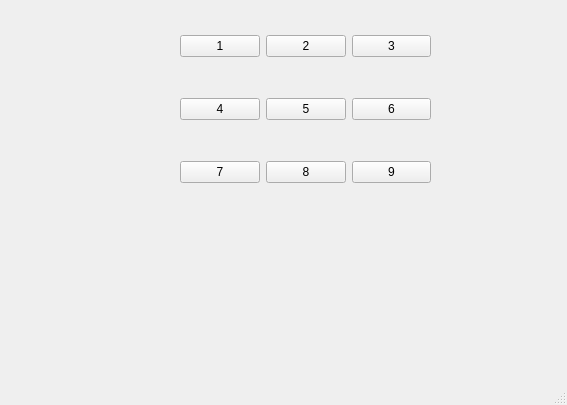
<?xml version="1.0" encoding="UTF-8"?>
<ui version="4.0">
 <class>MainWindow</class>
 <widget class="QMainWindow" name="MainWindow">
  <property name="geometry">
   <rect>
    <x>0</x>
    <y>0</y>
    <width>567</width>
    <height>405</height>
   </rect>
  </property>
  <property name="windowTitle">
   <string>MainWindow</string>
  </property>
  <widget class="QWidget" name="centralwidget">
   <widget class="QWidget" name="gridLayoutWidget">
    <property name="geometry">
     <rect>
      <x>180</x>
      <y>0</y>
      <width>251</width>
      <height>221</height>
     </rect>
    </property>
    <layout class="QGridLayout" name="gridLayout">
     <item row="3" column="2">
      <widget class="QPushButton" name="pushButton_9">
       <property name="text">
        <string>9</string>
       </property>
       <attribute name="buttonGroup">
        <string notr="true">buttonGroup</string>
       </attribute>
      </widget>
     </item>
     <item row="0" column="1">
      <widget class="QPushButton" name="pushButton_2">
       <property name="text">
        <string>2</string>
       </property>
       <attribute name="buttonGroup">
        <string notr="true">buttonGroup</string>
       </attribute>
      </widget>
     </item>
     <item row="0" column="0">
      <widget class="QPushButton" name="pushButton">
       <property name="text">
        <string>1</string>
       </property>
       <attribute name="buttonGroup">
        <string notr="true">buttonGroup</string>
       </attribute>
      </widget>
     </item>
     <item row="3" column="1">
      <widget class="QPushButton" name="pushButton_8">
       <property name="text">
        <string>8</string>
       </property>
       <attribute name="buttonGroup">
        <string notr="true">buttonGroup</string>
       </attribute>
      </widget>
     </item>
     <item row="2" column="2">
      <widget class="QPushButton" name="pushButton_6">
       <property name="text">
        <string>6</string>
       </property>
       <attribute name="buttonGroup">
        <string notr="true">buttonGroup</string>
       </attribute>
      </widget>
     </item>
     <item row="2" column="0">
      <widget class="QPushButton" name="pushButton_4">
       <property name="text">
        <string>4</string>
       </property>
       <attribute name="buttonGroup">
        <string notr="true">buttonGroup</string>
       </attribute>
      </widget>
     </item>
     <item row="3" column="0">
      <widget class="QPushButton" name="pushButton_7">
       <property name="text">
        <string>7</string>
       </property>
       <attribute name="buttonGroup">
        <string notr="true">buttonGroup</string>
       </attribute>
      </widget>
     </item>
     <item row="0" column="2">
      <widget class="QPushButton" name="pushButton_3">
       <property name="text">
        <string>3</string>
       </property>
       <attribute name="buttonGroup">
        <string notr="true">buttonGroup</string>
       </attribute>
      </widget>
     </item>
     <item row="2" column="1">
      <widget class="QPushButton" name="pushButton_5">
       <property name="text">
        <string>5</string>
       </property>
       <attribute name="buttonGroup">
        <string notr="true">buttonGroup</string>
       </attribute>
      </widget>
     </item>
    </layout>
   </widget>
   <widget class="QLabel" name="label">
    <property name="geometry">
     <rect>
      <x>190</x>
      <y>250</y>
      <width>191</width>
      <height>31</height>
     </rect>
    </property>
    <property name="text">
     <string/>
    </property>
   </widget>
  </widget>
  <widget class="QMenuBar" name="menubar">
   <property name="geometry">
    <rect>
     <x>0</x>
     <y>0</y>
     <width>567</width>
     <height>22</height>
    </rect>
   </property>
  </widget>
  <widget class="QStatusBar" name="statusbar"/>
 </widget>
 <resources/>
 <connections/>
 <buttongroups>
  <buttongroup name="buttonGroup"/>
 </buttongroups>
</ui>
